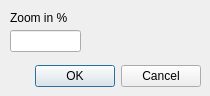
<?xml version="1.0" encoding="UTF-8"?>
<ui version="4.0">
 <class>Zoom</class>
 <widget class="QDialog" name="Zoom">
  <property name="geometry">
   <rect>
    <x>0</x>
    <y>0</y>
    <width>210</width>
    <height>96</height>
   </rect>
  </property>
  <property name="windowTitle">
   <string>Zoom</string>
  </property>
  <widget class="QDialogButtonBox" name="buttonBox">
   <property name="geometry">
    <rect>
     <x>-10</x>
     <y>60</y>
     <width>211</width>
     <height>32</height>
    </rect>
   </property>
   <property name="orientation">
    <enum>Qt::Horizontal</enum>
   </property>
   <property name="standardButtons">
    <set>QDialogButtonBox::Cancel|QDialogButtonBox::Ok</set>
   </property>
  </widget>
  <widget class="QLineEdit" name="lineEdit">
   <property name="geometry">
    <rect>
     <x>10</x>
     <y>30</y>
     <width>71</width>
     <height>22</height>
    </rect>
   </property>
  </widget>
  <widget class="QLabel" name="label">
   <property name="geometry">
    <rect>
     <x>10</x>
     <y>10</y>
     <width>71</width>
     <height>16</height>
    </rect>
   </property>
   <property name="text">
    <string>Zoom in %</string>
   </property>
  </widget>
 </widget>
 <resources/>
 <connections>
  <connection>
   <sender>buttonBox</sender>
   <signal>accepted()</signal>
   <receiver>Zoom</receiver>
   <slot>accept()</slot>
   <hints>
    <hint type="sourcelabel">
     <x>248</x>
     <y>254</y>
    </hint>
    <hint type="destinationlabel">
     <x>157</x>
     <y>274</y>
    </hint>
   </hints>
  </connection>
  <connection>
   <sender>buttonBox</sender>
   <signal>rejected()</signal>
   <receiver>Zoom</receiver>
   <slot>reject()</slot>
   <hints>
    <hint type="sourcelabel">
     <x>316</x>
     <y>260</y>
    </hint>
    <hint type="destinationlabel">
     <x>286</x>
     <y>274</y>
    </hint>
   </hints>
  </connection>
 </connections>
</ui>
